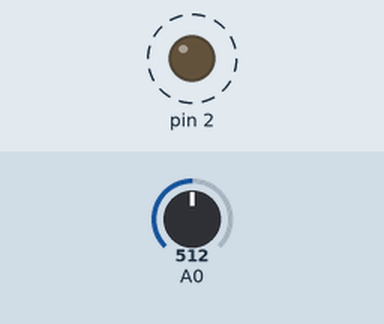
Recording of a sketch running on a simulated Arduino Uno, built with avr-gcc and run on an emulated ATmega328P. Shown: output pins drawn as LEDs (lit = HIGH). Dashed ring = blinking. The inputs (shaded band) are chosen by the test bench; at power-on: A0 = 512.

Above: at 1.8 s.
1.9 s: A0 set to 0
At 3.3 s:
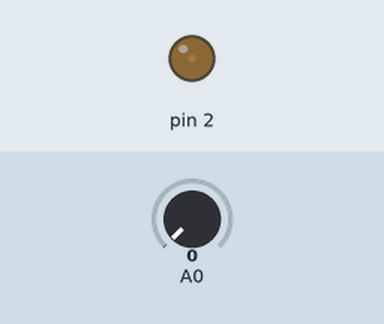
3.6 s: A0 set to 122
At 3.9 s:
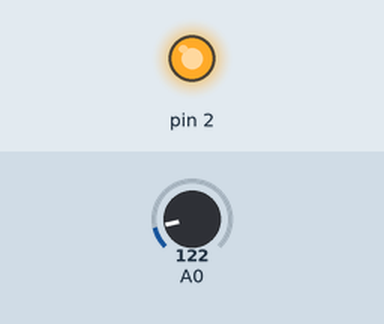
Timing chart, 0 to 13.1 s (numbered marks = the images above; inputs shaded):
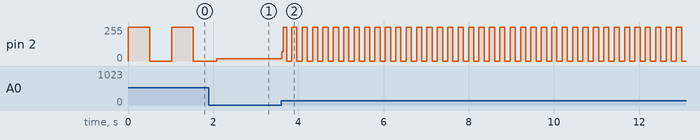

Measured:
- after the input at 3.6 s, pin 2: 16/255 → 68/255 at once, then moves between 0/255 and 255/255, repeating every 0.24 s
- by itself, pin 2: alternates 255/255 for 0.51 s and 0/255 for 0.51 s

The sketch:

analog_input.ino
```cpp
// C++ code
int sensorValue = 0;
void setup()
{
  pinMode(A0, INPUT);
  pinMode(2, OUTPUT);
}

void loop()
{
  sensorValue = analogRead(A0);
  digitalWrite(2, HIGH);
  delay(sensorValue);
  digitalWrite(2, LOW);
  delay(sensorValue);
}
```
